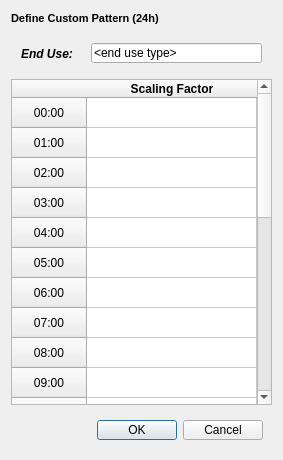
<?xml version="1.0" encoding="UTF-8"?>
<ui version="4.0">
 <class>CustomPatternDialog</class>
 <widget class="QDialog" name="CustomPatternDialog">
  <property name="geometry">
   <rect>
    <x>0</x>
    <y>0</y>
    <width>283</width>
    <height>460</height>
   </rect>
  </property>
  <property name="windowTitle">
   <string>Define Custom Pattern</string>
  </property>
  <layout class="QVBoxLayout" name="verticalLayout">
   <item>
    <widget class="QLabel" name="demand_down_title">
     <property name="enabled">
      <bool>true</bool>
     </property>
     <property name="minimumSize">
      <size>
       <width>0</width>
       <height>16</height>
      </size>
     </property>
     <property name="maximumSize">
      <size>
       <width>16777215</width>
       <height>16</height>
      </size>
     </property>
     <property name="text">
      <string>&lt;!DOCTYPE HTML PUBLIC &quot;-//W3C//DTD HTML 4.0//EN&quot; &quot;http://www.w3.org/TR/REC-html40/strict.dtd&quot;&gt;
&lt;html&gt;&lt;head&gt;&lt;meta name=&quot;qrichtext&quot; content=&quot;1&quot; /&gt;&lt;style type=&quot;text/css&quot;&gt;
p, li { white-space: pre-wrap; }
&lt;/style&gt;&lt;/head&gt;&lt;body style=&quot; font-family:'MS Shell Dlg 2'; font-size:8pt; font-weight:400; font-style:normal;&quot;&gt;
&lt;p style=&quot; margin-top:0px; margin-bottom:0px; margin-left:0px; margin-right:0px; -qt-block-indent:0; text-indent:0px;&quot;&gt;&lt;span style=&quot; font-weight:600;&quot;&gt;Define Custom Pattern (24h)&lt;/span&gt;&lt;/p&gt;&lt;/body&gt;&lt;/html&gt;</string>
     </property>
    </widget>
   </item>
   <item>
    <widget class="QWidget" name="widget" native="true">
     <property name="minimumSize">
      <size>
       <width>0</width>
       <height>40</height>
      </size>
     </property>
     <widget class="QLineEdit" name="endusetype">
      <property name="geometry">
       <rect>
        <x>80</x>
        <y>10</y>
        <width>171</width>
        <height>20</height>
       </rect>
      </property>
      <property name="acceptDrops">
       <bool>false</bool>
      </property>
      <property name="text">
       <string>&lt;end use type&gt;</string>
      </property>
      <property name="readOnly">
       <bool>true</bool>
      </property>
     </widget>
     <widget class="QLabel" name="enduselbl">
      <property name="geometry">
       <rect>
        <x>10</x>
        <y>13</y>
        <width>71</width>
        <height>16</height>
       </rect>
      </property>
      <property name="text">
       <string>&lt;html&gt;&lt;head/&gt;&lt;body&gt;&lt;p&gt;&lt;span style=&quot; font-weight:600; font-style:italic;&quot;&gt;End Use:&lt;/span&gt;&lt;/p&gt;&lt;/body&gt;&lt;/html&gt;</string>
      </property>
     </widget>
     <zorder>endusetype</zorder>
     <zorder>enduselbl</zorder>
     <zorder>demand_down_title</zorder>
    </widget>
   </item>
   <item>
    <widget class="QTableWidget" name="tableWidget">
     <property name="gridStyle">
      <enum>Qt::SolidLine</enum>
     </property>
     <attribute name="horizontalHeaderStretchLastSection">
      <bool>true</bool>
     </attribute>
     <attribute name="verticalHeaderMinimumSectionSize">
      <number>30</number>
     </attribute>
     <row>
      <property name="text">
       <string>      00:00      </string>
      </property>
     </row>
     <row>
      <property name="text">
       <string>      01:00</string>
      </property>
     </row>
     <row>
      <property name="text">
       <string>      02:00</string>
      </property>
     </row>
     <row>
      <property name="text">
       <string>      03:00</string>
      </property>
     </row>
     <row>
      <property name="text">
       <string>      04:00</string>
      </property>
     </row>
     <row>
      <property name="text">
       <string>      05:00</string>
      </property>
     </row>
     <row>
      <property name="text">
       <string>      06:00</string>
      </property>
     </row>
     <row>
      <property name="text">
       <string>      07:00</string>
      </property>
     </row>
     <row>
      <property name="text">
       <string>      08:00</string>
      </property>
     </row>
     <row>
      <property name="text">
       <string>      09:00</string>
      </property>
     </row>
     <row>
      <property name="text">
       <string>      10:00</string>
      </property>
     </row>
     <row>
      <property name="text">
       <string>      11:00</string>
      </property>
     </row>
     <row>
      <property name="text">
       <string>      12:00</string>
      </property>
     </row>
     <row>
      <property name="text">
       <string>      13:00</string>
      </property>
     </row>
     <row>
      <property name="text">
       <string>      14:00</string>
      </property>
     </row>
     <row>
      <property name="text">
       <string>      15:00</string>
      </property>
     </row>
     <row>
      <property name="text">
       <string>      16:00</string>
      </property>
     </row>
     <row>
      <property name="text">
       <string>      17:00</string>
      </property>
     </row>
     <row>
      <property name="text">
       <string>      18:00</string>
      </property>
     </row>
     <row>
      <property name="text">
       <string>      19:00</string>
      </property>
     </row>
     <row>
      <property name="text">
       <string>      20:00</string>
      </property>
     </row>
     <row>
      <property name="text">
       <string>      21:00</string>
      </property>
     </row>
     <row>
      <property name="text">
       <string>      22:00</string>
      </property>
     </row>
     <row>
      <property name="text">
       <string>      23:00</string>
      </property>
     </row>
     <column>
      <property name="text">
       <string>Scaling Factor</string>
      </property>
      <property name="font">
       <font>
        <weight>75</weight>
        <bold>true</bold>
       </font>
      </property>
      <property name="textAlignment">
       <set>AlignHCenter|AlignVCenter|AlignCenter</set>
      </property>
     </column>
     <item row="0" column="0">
      <property name="text">
       <string/>
      </property>
      <property name="textAlignment">
       <set>AlignHCenter|AlignVCenter|AlignCenter</set>
      </property>
     </item>
     <item row="1" column="0">
      <property name="textAlignment">
       <set>AlignHCenter|AlignVCenter|AlignCenter</set>
      </property>
     </item>
     <item row="2" column="0">
      <property name="textAlignment">
       <set>AlignHCenter|AlignVCenter|AlignCenter</set>
      </property>
     </item>
     <item row="3" column="0">
      <property name="textAlignment">
       <set>AlignHCenter|AlignVCenter|AlignCenter</set>
      </property>
     </item>
     <item row="4" column="0">
      <property name="textAlignment">
       <set>AlignHCenter|AlignVCenter|AlignCenter</set>
      </property>
     </item>
     <item row="5" column="0">
      <property name="textAlignment">
       <set>AlignHCenter|AlignVCenter|AlignCenter</set>
      </property>
     </item>
     <item row="6" column="0">
      <property name="textAlignment">
       <set>AlignHCenter|AlignVCenter|AlignCenter</set>
      </property>
     </item>
     <item row="7" column="0">
      <property name="textAlignment">
       <set>AlignHCenter|AlignVCenter|AlignCenter</set>
      </property>
     </item>
     <item row="8" column="0">
      <property name="textAlignment">
       <set>AlignHCenter|AlignVCenter|AlignCenter</set>
      </property>
     </item>
     <item row="9" column="0">
      <property name="textAlignment">
       <set>AlignHCenter|AlignVCenter|AlignCenter</set>
      </property>
     </item>
     <item row="10" column="0">
      <property name="textAlignment">
       <set>AlignHCenter|AlignVCenter|AlignCenter</set>
      </property>
     </item>
     <item row="11" column="0">
      <property name="textAlignment">
       <set>AlignHCenter|AlignVCenter|AlignCenter</set>
      </property>
     </item>
     <item row="12" column="0">
      <property name="textAlignment">
       <set>AlignHCenter|AlignVCenter|AlignCenter</set>
      </property>
     </item>
     <item row="13" column="0">
      <property name="textAlignment">
       <set>AlignHCenter|AlignVCenter|AlignCenter</set>
      </property>
     </item>
     <item row="14" column="0">
      <property name="textAlignment">
       <set>AlignHCenter|AlignVCenter|AlignCenter</set>
      </property>
     </item>
     <item row="15" column="0">
      <property name="textAlignment">
       <set>AlignHCenter|AlignVCenter|AlignCenter</set>
      </property>
     </item>
     <item row="16" column="0">
      <property name="textAlignment">
       <set>AlignHCenter|AlignVCenter|AlignCenter</set>
      </property>
     </item>
     <item row="17" column="0">
      <property name="textAlignment">
       <set>AlignHCenter|AlignVCenter|AlignCenter</set>
      </property>
     </item>
     <item row="18" column="0">
      <property name="textAlignment">
       <set>AlignHCenter|AlignVCenter|AlignCenter</set>
      </property>
     </item>
     <item row="19" column="0">
      <property name="textAlignment">
       <set>AlignHCenter|AlignVCenter|AlignCenter</set>
      </property>
     </item>
     <item row="20" column="0">
      <property name="textAlignment">
       <set>AlignHCenter|AlignVCenter|AlignCenter</set>
      </property>
     </item>
     <item row="21" column="0">
      <property name="textAlignment">
       <set>AlignHCenter|AlignVCenter|AlignCenter</set>
      </property>
     </item>
     <item row="22" column="0">
      <property name="textAlignment">
       <set>AlignHCenter|AlignVCenter|AlignCenter</set>
      </property>
     </item>
     <item row="23" column="0">
      <property name="textAlignment">
       <set>AlignHCenter|AlignVCenter|AlignCenter</set>
      </property>
     </item>
    </widget>
   </item>
   <item>
    <widget class="QWidget" name="footer_widget" native="true">
     <property name="minimumSize">
      <size>
       <width>0</width>
       <height>38</height>
      </size>
     </property>
     <property name="maximumSize">
      <size>
       <width>16777215</width>
       <height>38</height>
      </size>
     </property>
     <layout class="QHBoxLayout" name="horizontalLayout_7">
      <item>
       <widget class="QDialogButtonBox" name="button_Box">
        <property name="orientation">
         <enum>Qt::Horizontal</enum>
        </property>
        <property name="standardButtons">
         <set>QDialogButtonBox::Cancel|QDialogButtonBox::Ok</set>
        </property>
       </widget>
      </item>
     </layout>
    </widget>
   </item>
  </layout>
 </widget>
 <resources/>
 <connections>
  <connection>
   <sender>button_Box</sender>
   <signal>accepted()</signal>
   <receiver>CustomPatternDialog</receiver>
   <slot>accept()</slot>
   <hints>
    <hint type="sourcelabel">
     <x>196</x>
     <y>455</y>
    </hint>
    <hint type="destinationlabel">
     <x>141</x>
     <y>229</y>
    </hint>
   </hints>
  </connection>
  <connection>
   <sender>button_Box</sender>
   <signal>rejected()</signal>
   <receiver>CustomPatternDialog</receiver>
   <slot>reject()</slot>
   <hints>
    <hint type="sourcelabel">
     <x>141</x>
     <y>431</y>
    </hint>
    <hint type="destinationlabel">
     <x>141</x>
     <y>229</y>
    </hint>
   </hints>
  </connection>
 </connections>
</ui>
